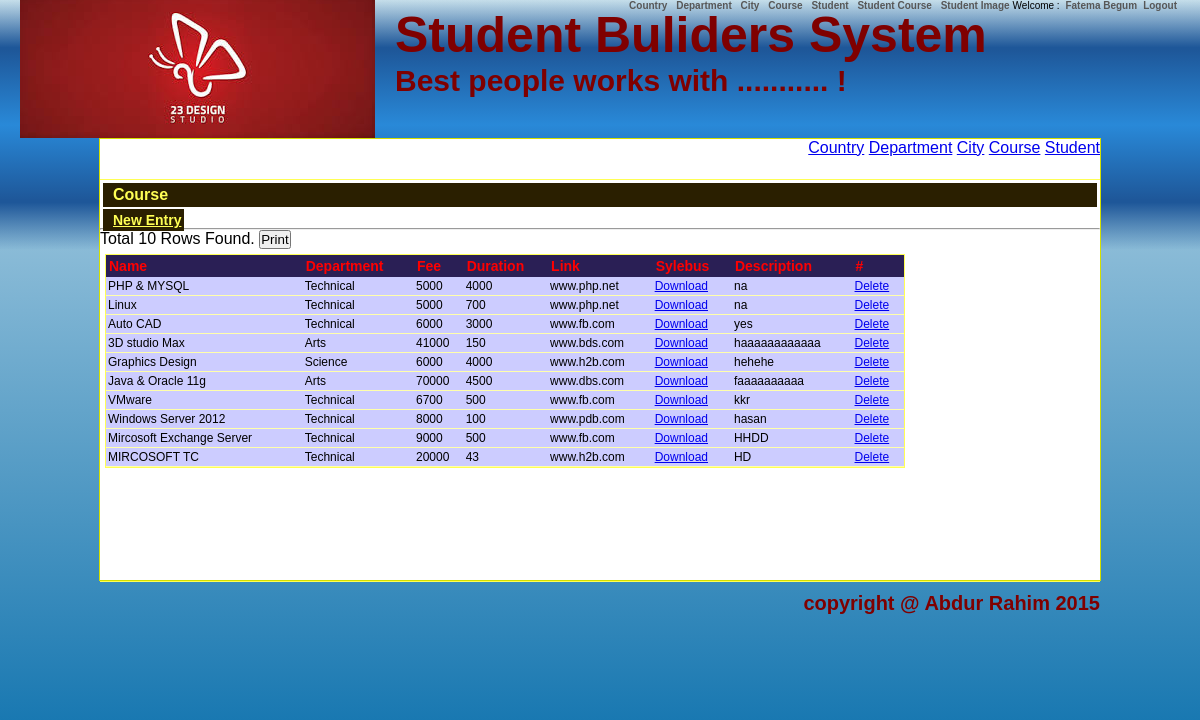
Screenshot of /?a=artclcourseb (signed in) with the database file from the repository.
### tables this page shows
CREATE TABLE IF NOT EXISTS `course` (
  `id` int(11) NOT NULL AUTO_INCREMENT,
  `name` varchar(200) DEFAULT NULL,
  `departmentId` int(11) DEFAULT NULL,
  `fee` float DEFAULT NULL,
  `duration` int(11) DEFAULT NULL,
  `link` varchar(200) DEFAULT NULL,
  `sylebus` varchar(200) DEFAULT NULL,
  `description` varchar(500) DEFAULT NULL,
  PRIMARY KEY (`id`),
  KEY `departmentId` (`departmentId`)
);

CREATE TABLE IF NOT EXISTS `department` (
  `id` int(11) NOT NULL AUTO_INCREMENT,
  `name` varchar(200) DEFAULT NULL,
  `description` varchar(500) DEFAULT NULL,
  PRIMARY KEY (`id`)
);

### Admin/course.php (the view, shortened to what this page needs)
<a class="newentry" href="?a=artcrcourse_newt">New Entry</a><hr />
<?php
$sql = "select  c.id, c.name, d.name as Department, c.fee, c.duration,
	c.link, c.sylebus as donotshow1, c.Description
	from course as c, department as d where c.departmentId = d.Id";
$r = mysql_query($sql);
?>
<div class="tableHead">
<form method="post" action="print.php?name=Course">
<?php
	$rows = mysql_num_rows($r);
	print "Total $rows Rows Found. ";
?>
<input type="submit" name="submit" value="Print"/>
</form>
</div>
<?php
print '<table class="data" cellpading="0" cellspacing="0">';
print '<tr><th>Name</th><th>Department</th><th>Fee</th><th>Duration</th><th>Link</th><th>Sylebus</th><th>Description</th><th>#</th></tr>';
while($s = mysql_fetch_row($r))
{
	print '<tr>';
	print '<td>'.$s[1].'</td>';
	print '<td>'.$s[2].'</td>';
	print '<td>'.$s[3].'</td>';
	print '<td>'.$s[4].'</td>';
	print '<td>'.$s[5].'</td>';
	print '<td><a href="Sylebus/'.$s[0].".".$s[6].'">Download</a></td>';
	print '<td>'.$s[7].'</td>';
	delete($s[0]);
	print '</tr>';
}
print '</table>';
?>

### Conf/cn.php (shortened to what this page needs)
<?php
function delete($id, &$a = "")
{
	if($id > 0)
	{
		print '<td><a href="#" onclick="makeconfirm(\'&delete='.$id.'\', \''.$_GET['a'].'\')">Delete</a></td>';
	}
}
?>

### CSS/design.css (style rules this page uses)
* { padding:0px; margin:0px auto; }
body { font-family:Verdana, Arial, Helvetica, sans-serif; background: #c5deea; background: -moz-linear-gradient(top, #c5deea 0%, #8abbd7 31%, #066dab 100%); background: -webkit-gradient(linear, left top, left bottom, color-stop(0%,#c5deea), color-stop(31%,#8abbd7), color-stop(100%,#066dab)); background: -webkit-linear-gradient(top, #c5deea 0%,#8abbd7 31%,#066dab 100%); background: -o-linear-gradient(top, #c5deea 0%,#8abbd7 31%,#066dab 100%); background: -ms-linear-gradient(top, #c5deea 0%,#8abbd7 31%,#066dab 100%); background: linear-gradient(to bottom, #c5deea 0%,#8abbd7 31%,#066dab 100%); filter: progid:DXImageTransform.Microsoft.gradient( startColorstr='#c5deea', endColorstr='#066dab',GradientType=0 ); }
.newentry { padding:3px; padding-left:10px; background-color:#2A1F00; color:#FFFF55; font-weight:bold; margin:3px; font-size:14px; }
.data { border:#FFFF55 thin solid; float:left; margin:5px; min-width:800px; width:auto; overflow:hidden; }
.data th { background-color:#2A1F55; color:#FF0000; font-size:14px; font-weight:bold; padding:3px; text-align:left; }
.data tr { background-color:#CCCCFF; font-size:12px; }
.data td { border-bottom:#FFFFAA thin solid; padding:2px; text-align:left; }

### rows the page displays
course: name "PHP & MYSQL", departmentId.name "Technical", fee "5000", duration "4000", link "www.php.net", description "na"
course: name "Linux", departmentId.name "Technical", fee "5000", duration "700", link "www.php.net", description "na"
course: name "Auto CAD", departmentId.name "Technical", fee "6000", duration "3000", link "www.fb.com", description "yes"
course: name "3D studio Max", departmentId.name "Arts", fee "41000", duration "150", link "www.bds.com", description "haaaaaaaaaaaa"
course: name "Graphics Design", departmentId.name "Science", fee "6000", duration "4000", link "www.h2b.com", description "hehehe"
course: name "Java & Oracle 11g", departmentId.name "Arts", fee "70000", duration "4500", link "www.dbs.com", description "faaaaaaaaaa"
course: name "VMware", departmentId.name "Technical", fee "6700", duration "500", link "www.fb.com", description "kkr"
course: name "Windows Server 2012", departmentId.name "Technical", fee "8000", duration "100", link "www.pdb.com", description "hasan"
course: name "Mircosoft Exchange Server", departmentId.name "Technical", fee "9000", duration "500", link "www.fb.com", description "HHDD"
course: name "MIRCOSOFT TC", departmentId.name "Technical", fee "20000", duration "43", link "www.h2b.com", description "HD"

### other values shown
$_SESSION['name'] "Fatema Begum"
str_replace("_", " ",$page) "Course"
$rows "10"
